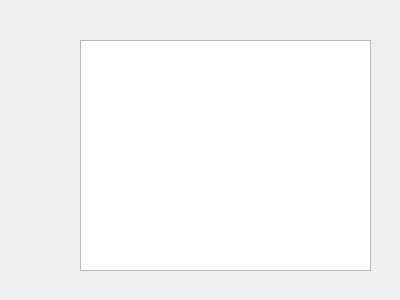
<?xml version="1.0" encoding="UTF-8"?>
<ui version="4.0">
 <class>TableDisp</class>
 <widget class="QWidget" name="TableDisp">
  <property name="geometry">
   <rect>
    <x>0</x>
    <y>0</y>
    <width>400</width>
    <height>300</height>
   </rect>
  </property>
  <property name="windowTitle">
   <string>TableDisp</string>
  </property>
  <widget class="QTableWidget" name="tableWidget">
   <property name="geometry">
    <rect>
     <x>80</x>
     <y>40</y>
     <width>291</width>
     <height>231</height>
    </rect>
   </property>
  </widget>
 </widget>
 <layoutdefault spacing="6" margin="11"/>
 <resources/>
 <connections/>
</ui>
